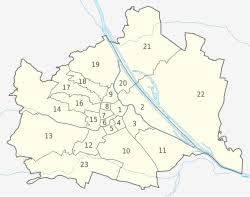
#> input picture vrp/img/Viena.jfif, 250 x 197 px, found by its file name
$ python visualisation2.py
#> lines starting #> are read from the running program, lines starting #| are printed output that depends on the picture
import matplotlib.pyplot as plt
import pandas as pd
import matplotlib.image as mpimg

# перенести координати до відсотків


img = mpimg.imread("c:/Work/repo/math-code/vrp/img/Viena.jfif")
#> img is the input picture: shape (197, 250, 3); mean R, G, B 242.3, 243.2, 233.8

# Вхідні дані
data = [
    {"Name": "Lassallestraße 1, 1020 Wien", "Let": "A", "Service_time": 5, "Lat": 48.222338, "Lon": 16.397722},
    {"Name": "Mariahilfer Straße 101, 1060 Wien", "Let": "B", "Service_time": 5, "Lat": 48.19528, "Lon": 16.33746},
    {"Name": "Landstraßer Hauptstraße 50, 1030 Wien", "Let": "C", "Service_time": 5, "Lat": 48.196056, "Lon": 16.396312},
    {"Name": "Währinger Straße 120, 1180 Wien", "Let": "D", "Service_time": 5, "Lat": 48.230005, "Lon": 16.343063}
]

# fig, ax = plt.subplots()


# Ваш графік поверх фону
# ax.plot([1, 3, 5, 7, 9], [10, 20, 40, 60, 80], zorder=1)


# Перетворення в DataFrame
df = pd.DataFrame(data)

# Створення графіку
plt.figure(figsize=(6, 6))
plt.imshow(
    img,
    extent=[0, 10, 0, 100],   # межі координат
    aspect='auto',
    zorder=0
)
plt.scatter(df["Lon"], df["Lat"], color="blue", s=50)

# Підписи точок
for _, row in df.iterrows():
    plt.annotate(row["Let"], (row["Lon"], row["Lat"]), xytext=(3, 3), textcoords="offset points")

plt.title("Візуалізація точок у Відні")
plt.xlabel("Довгота")
plt.ylabel("Широта")
plt.grid(True)
plt.gca().set_aspect('equal', adjustable='box')

# Показ графіку
plt.show()
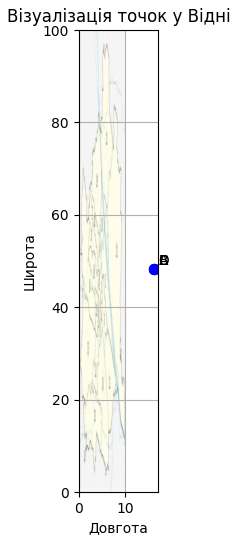
#> figure drawn by matplotlib, 1 panel
